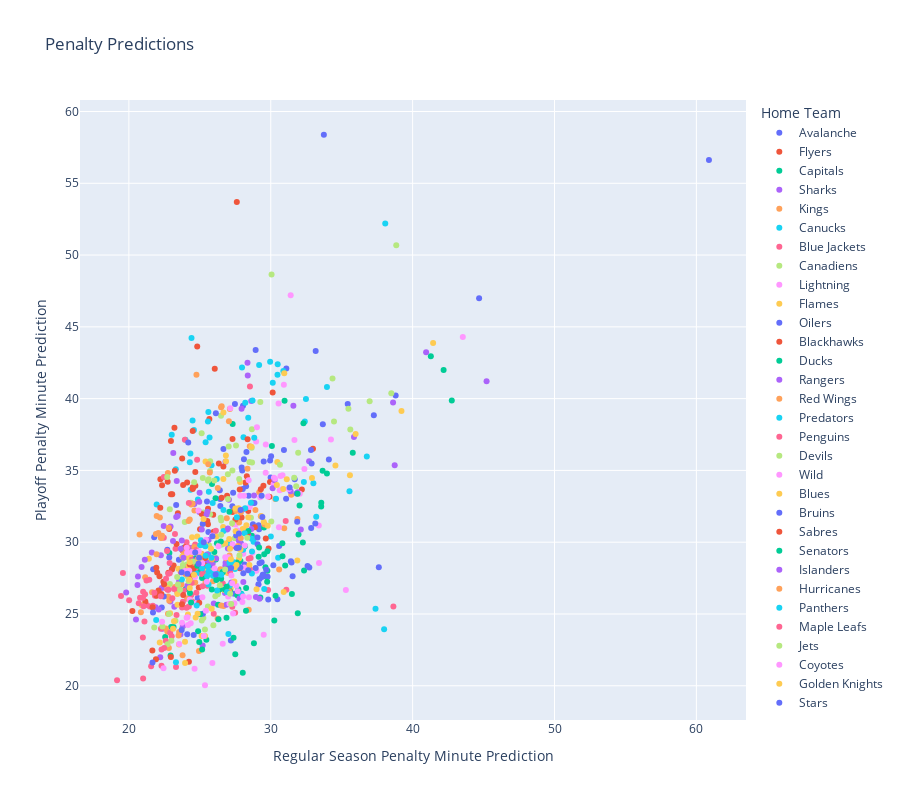

Here is the notebook cell this chart was saved with:
### Code cell
fig = px.scatter(df, x='penaltyMinutesRegularSeason', y='penaltyMinutesPlayoffs', color='homeTeam', title='Penalty Predictions', labels=labels, height=800)
fig.update_traces(showlegend=True)
fig.show()

### Figure 1 — Plotly figure (JSON) as saved in the notebook; plotly's stock layout.template omitted (floating-point values rounded to 4 significant figures)
{"data": [{"hovertemplate": "Home Team=Avalanche<br>Regular Season Penalty Minute Prediction=%{x}<br>Playoff Penalty Minute Prediction=%{y}<extra></extra>", "legendgroup": "Avalanche", "marker": {"color": "#636efa", "symbol": "circle"}, "mode": "markers", "name": "Avalanche", "orientation": "v", "showlegend": true, "type": "scatter", "x": [28.26, 29.15, 29.18, 30.03, 27.47, 28.11, 27.88, 31.1, 33.74, 29.95, 27.99, 29.99, 35.43, 26.67, 31.08, 25.37, 28.74, 27.95, 28.03, 27.29, 26.44, 28.44, 27.99, 26.41, 30.93, 25.61, 33.67, 27.35, 29.5, 28.05], "xaxis": "x", "y": [33.89, 31.17, 30.9, 35.99, 39.63, 35.77, 29.94, 42.09, 58.38, 35.69, 32.26, 34.51, 39.62, 36.49, 33.02, 27.9, 31.25, 35.2, 33.71, 32.51, 33.01, 33.24, 34.99, 33.62, 36.42, 30.7, 38.22, 33.45, 35.61, 39.51], "yaxis": "y"}, {"hovertemplate": "Home Team=Flyers<br>Regular Season Penalty Minute Prediction=%{x}<br>Playoff Penalty Minute Prediction=%{y}<extra></extra>", "legendgroup": "Flyers", "marker": {"color": "#EF553B", "symbol": "circle"}, "mode": "markers", "name": "Flyers", "orientation": "v", "showlegend": true, "type": "scatter", "x": [28.32, 28.88, 27.81, 22.16, 25.67, 27.82, 27.61, 30.14, 29.95, 27.31, 24.93, 32.98, 29.91, 24.69, 29.85, 26.28, 32.19, 25.58, 22.79, 28.7, 25.94, 28.41, 25.98, 26.54, 29.48, 22.43, 24.05, 25.53, 25.58, 28.22], "xaxis": "x", "y": [34.59, 31.04, 28.18, 27.63, 38.59, 33.68, 53.7, 40.42, 34.19, 32.11, 26.85, 36.51, 33.17, 33.93, 29.55, 26.5, 33.66, 32.33, 27.87, 32.74, 31.92, 32.17, 30.72, 33.09, 33.94, 27.25, 27.89, 31.48, 31.25, 34.16], "yaxis": "y"}, {"hovertemplate": "Home Team=Capitals<br>Regular Season Penalty Minute Prediction=%{x}<br>Playoff Penalty Minute Prediction=%{y}<extra></extra>", "legendgroup": "Capitals", "marker": {"color": "#00cc96", "symbol": "circle"}, "mode": "markers", "name": "Capitals", "orientation": "v", "showlegend": true, "type": "scatter", "x": [41.28, 33.55, 27.92, 24.01, 27.31, 24.71, 22.56, 29.54, 29.53, 25.51, 22.94, 35.78, 32.03, 22.85, 29.26, 30.25, 28.26, 24.96, 25.16, 33.66, 24.58, 22.98, 25.86, 26.21, 28.18, 23.15, 27.86, 24.88, 26.13, 24.64], "xaxis": "x", "y": [42.95, 32.48, 26.41, 26.73, 38.23, 28.88, 23.39, 29.15, 31.02, 27.91, 22.11, 36.24, 32.56, 29.25, 26.15, 24.54, 26.81, 28.77, 27.51, 34.98, 27.63, 24.09, 34.06, 29.93, 29.71, 24.09, 28.68, 28.01, 27.48, 29.43], "yaxis": "y"}, {"hovertemplate": "Home Team=Sharks<br>Regular Season Penalty Minute Prediction=%{x}<br>Playoff Penalty Minute Prediction=%{y}<extra></extra>", "legendgroup": "Sharks", "marker": {"color": "#ab63fa", "symbol": "circle"}, "mode": "markers", "name": "Sharks", "orientation": "v", "showlegend": true, "type": "scatter", "x": [26.07, 27.11, 26.78, 21.89, 28.62, 23.89, 22.38, 26.81, 28.63, 25.38, 23.63, 26.98, 26.81, 24.97, 29.21, 25.2, 25.98, 25.21, 23.13, 27.27, 26.93, 26.16, 40.95, 25.62, 27.12, 23.2, 31.91, 24.97, 45.21, 20.64], "xaxis": "x", "y": [30.46, 29.85, 26.46, 25.46, 39.83, 29.06, 23.97, 35.61, 30.91, 28.38, 23.57, 29.56, 28.57, 32.11, 26.06, 22.8, 25.74, 29.84, 36.21, 29.81, 30.88, 28.0, 43.23, 30.15, 29.74, 25.51, 33.47, 28.79, 41.22, 27.62], "yaxis": "y"}, {"hovertemplate": "Home Team=Kings<br>Regular Season Penalty Minute Prediction=%{x}<br>Playoff Penalty Minute Prediction=%{y}<extra></extra>", "legendgroup": "Kings", "marker": {"color": "#FFA15A", "symbol": "circle"}, "mode": "markers", "name": "Kings", "orientation": "v", "showlegend": true, "type": "scatter", "x": [27.4, 25.54, 26.68, 26.26, 27.05, 24.0, 22.71, 28.52, 29.57, 25.88, 22.82, 31.45, 30.95, 29.19, 28.45, 24.94, 23.5, 24.03, 24.68, 27.14, 23.7, 26.65, 24.56, 25.12, 27.1, 22.6, 25.93, 22.78, 22.91, 21.64], "xaxis": "x", "y": [31.27, 27.82, 25.55, 24.68, 38.43, 28.24, 23.78, 36.69, 31.23, 28.4, 22.64, 33.3, 30.97, 33.49, 25.29, 22.43, 23.5, 28.17, 27.19, 28.89, 27.06, 28.0, 28.35, 29.19, 29.08, 23.99, 27.28, 26.22, 26.03, 26.52], "yaxis": "y"}, {"hovertemplate": "Home Team=Canucks<br>Regular Season Penalty Minute Prediction=%{x}<br>Playoff Penalty Minute Prediction=%{y}<extra></extra>", "legendgroup": "Canucks", "marker": {"color": "#19d3f3", "symbol": "circle"}, "mode": "markers", "name": "Canucks", "orientation": "v", "showlegend": true, "type": "scatter", "x": [27.98, 25.41, 28.08, 32.4, 23.99, 23.02, 24.35, 38.07, 30.49, 25.57, 26.19, 25.69, 30.89, 29.18, 33.96, 25.64, 25.83, 24.42, 24.87, 30.14, 24.3, 24.34, 24.49, 29.96, 30.48, 23.31, 28.72, 21.96, 24.58, 25.6], "xaxis": "x", "y": [42.17, 36.96, 37.3, 38.41, 37.13, 37.48, 33.65, 52.2, 42.4, 38.4, 34.4, 37.3, 41.93, 42.35, 40.81, 33.51, 35.36, 44.23, 32.98, 41.11, 35.58, 36.18, 38.48, 42.57, 41.66, 35.08, 39.87, 32.63, 37.81, 39.07], "yaxis": "y"}, {"hovertemplate": "Home Team=Blue Jackets<br>Regular Season Penalty Minute Prediction=%{x}<br>Playoff Penalty Minute Prediction=%{y}<extra></extra>", "legendgroup": "Blue Jackets", "marker": {"color": "#FF6692", "symbol": "circle"}, "mode": "markers", "name": "Blue Jackets", "orientation": "v", "showlegend": true, "type": "scatter", "x": [24.07, 23.66, 25.98, 22.91, 21.47, 23.95, 20.99, 25.46, 23.97, 22.15, 22.6, 23.41, 24.71, 22.46, 21.0, 22.3, 27.03, 20.79, 21.69, 26.13, 21.84, 23.53, 19.45, 21.0, 22.62, 23.29, 25.15, 24.81, 21.26, 21.44], "xaxis": "x", "y": [30.0, 27.9, 25.02, 23.69, 25.52, 37.14, 23.36, 28.06, 27.97, 26.4, 23.13, 26.54, 28.21, 30.32, 20.5, 21.39, 27.86, 26.13, 25.56, 30.8, 26.27, 26.84, 26.25, 26.55, 26.79, 29.54, 27.79, 28.79, 25.63, 27.38], "yaxis": "y"}, {"hovertemplate": "Home Team=Canadiens<br>Regular Season Penalty Minute Prediction=%{x}<br>Playoff Penalty Minute Prediction=%{y}<extra></extra>", "legendgroup": "Canadiens", "marker": {"color": "#B6E880", "symbol": "circle"}, "mode": "markers", "name": "Canadiens", "orientation": "v", "showlegend": true, "type": "scatter", "x": [26.51, 24.12, 26.27, 25.25, 24.91, 25.13, 24.23, 27.55, 27.46, 24.13, 22.72, 25.68, 27.74, 25.27, 23.77, 25.57, 26.09, 35.47, 26.58, 26.08, 22.89, 27.85, 24.29, 24.52, 28.6, 21.79, 25.68, 25.66, 22.31, 23.75], "xaxis": "x", "y": [31.52, 28.47, 26.37, 24.73, 28.43, 37.58, 28.88, 36.73, 30.27, 27.64, 22.88, 27.97, 29.54, 32.07, 24.08, 25.51, 26.24, 39.29, 29.84, 28.93, 27.09, 30.22, 28.99, 29.47, 31.71, 24.05, 28.06, 29.77, 26.28, 28.82], "yaxis": "y"}, {"hovertemplate": "Home Team=Lightning<br>Regular Season Penalty Minute Prediction=%{x}<br>Playoff Penalty Minute Prediction=%{y}<extra></extra>", "legendgroup": "Lightning", "marker": {"color": "#FF97FF", "symbol": "circle"}, "mode": "markers", "name": "Lightning", "orientation": "v", "showlegend": true, "type": "scatter", "x": [31.67, 30.69, 35.29, 28.71, 27.86, 30.92, 29.65, 29.81, 30.19, 29.25, 32.05, 32.37, 43.54, 30.55, 28.89, 33.4, 29.13, 28.12, 27.51, 28.83, 30.22, 30.63, 28.97, 29.64, 30.83, 27.82, 30.81, 25.87, 28.53, 28.44], "xaxis": "x", "y": [37.12, 34.62, 26.67, 29.26, 31.7, 40.96, 36.8, 33.18, 34.04, 33.13, 33.37, 35.1, 44.29, 39.67, 28.02, 28.55, 27.0, 33.24, 31.23, 30.41, 34.49, 33.63, 37.01, 34.84, 34.66, 30.24, 33.69, 30.47, 32.44, 34.31], "yaxis": "y"}, {"hovertemplate": "Home Team=Flames<br>Regular Season Penalty Minute Prediction=%{x}<br>Playoff Penalty Minute Prediction=%{y}<extra></extra>", "legendgroup": "Flames", "marker": {"color": "#FECB52", "symbol": "circle"}, "mode": "markers", "name": "Flames", "orientation": "v", "showlegend": true, "type": "scatter", "x": [30.46, 28.28, 26.94, 35.58, 31.13, 30.95, 24.25, 24.16, 26.84, 41.44, 24.71, 27.77, 29.51, 27.84, 27.18, 23.53, 26.72, 27.73, 25.49, 28.14, 24.95, 25.52, 26.18, 26.64, 30.88, 20.91, 28.02, 25.03, 25.42, 24.82], "xaxis": "x", "y": [35.59, 31.18, 27.87, 34.66, 34.38, 41.77, 29.55, 24.95, 36.04, 43.87, 24.75, 28.87, 31.41, 34.19, 26.76, 22.87, 26.67, 32.36, 28.76, 30.83, 29.0, 28.19, 30.4, 31.05, 33.71, 25.61, 30.93, 29.17, 29.05, 30.4], "yaxis": "y"}, {"hovertemplate": "Home Team=Oilers<br>Regular Season Penalty Minute Prediction=%{x}<br>Playoff Penalty Minute Prediction=%{y}<extra></extra>", "legendgroup": "Oilers", "marker": {"color": "#636efa", "symbol": "circle"}, "mode": "markers", "name": "Oilers", "orientation": "v", "showlegend": true, "type": "scatter", "x": [26.45, 25.89, 24.85, 25.22, 25.46, 24.18, 21.71, 26.12, 33.17, 32.84, 27.56, 23.33, 31.69, 21.79, 27.42, 24.11, 28.15, 22.85, 25.31, 28.85, 23.11, 25.76, 23.87, 25.2, 24.41, 22.32, 22.46, 23.53, 23.04, 22.71], "xaxis": "x", "y": [32.52, 30.41, 26.12, 25.02, 30.04, 36.95, 28.12, 27.73, 43.31, 36.42, 30.47, 32.59, 34.38, 30.35, 26.42, 23.59, 28.45, 28.93, 29.8, 32.72, 28.29, 28.38, 29.61, 31.26, 28.84, 25.45, 26.21, 28.77, 28.14, 29.47], "yaxis": "y"}, {"hovertemplate": "Home Team=Blackhawks<br>Regular Season Penalty Minute Prediction=%{x}<br>Playoff Penalty Minute Prediction=%{y}<extra></extra>", "legendgroup": "Blackhawks", "marker": {"color": "#EF553B", "symbol": "circle"}, "mode": "markers", "name": "Blackhawks", "orientation": "v", "showlegend": true, "type": "scatter", "x": [23.76, 23.06, 25.14, 23.36, 22.21, 24.82, 22.74, 23.45, 26.05, 28.37, 22.96, 24.5, 26.66, 22.97, 24.23, 23.04, 29.3, 22.34, 23.21, 26.34, 24.11, 24.51, 26.92, 23.24, 24.68, 23.77, 24.5, 23.83, 23.15, 22.22], "xaxis": "x", "y": [35.82, 33.34, 31.96, 29.88, 32.41, 43.64, 34.21, 32.02, 42.09, 37.17, 33.34, 33.71, 35.27, 37.05, 21.67, 28.1, 33.69, 33.96, 37.98, 35.47, 34.15, 33.83, 33.24, 34.98, 34.89, 29.43, 33.77, 33.99, 28.37, 34.39], "yaxis": "y"}, {"hovertemplate": "Home Team=Ducks<br>Regular Season Penalty Minute Prediction=%{x}<br>Playoff Penalty Minute Prediction=%{y}<extra></extra>", "legendgroup": "Ducks", "marker": {"color": "#00cc96", "symbol": "circle"}, "mode": "markers", "name": "Ducks", "orientation": "v", "showlegend": true, "type": "scatter", "x": [29.77, 29.71, 42.76, 28.81, 29.77, 30.08, 26.79, 31.49, 26.11, 31.02, 27.72, 27.5, 28.26, 28.66, 31.9, 28.03, 25.46, 27.12, 24.88, 27.64, 31.96, 27.72, 29.63, 33.56, 26.88, 25.16, 32.35, 26.29, 26.32, 26.42], "xaxis": "x", "y": [29.38, 27.59, 39.87, 22.96, 28.0, 36.7, 26.7, 26.4, 33.07, 28.37, 28.32, 22.2, 25.22, 30.45, 25.05, 20.9, 23.2, 26.6, 23.79, 26.3, 30.53, 26.73, 28.25, 32.75, 24.74, 22.52, 28.04, 25.64, 24.64, 26.71], "yaxis": "y"}, {"hovertemplate": "Home Team=Rangers<br>Regular Season Penalty Minute Prediction=%{x}<br>Playoff Penalty Minute Prediction=%{y}<extra></extra>", "legendgroup": "Rangers", "marker": {"color": "#ab63fa", "symbol": "circle"}, "mode": "markers", "name": "Rangers", "orientation": "v", "showlegend": true, "type": "scatter", "x": [32.71, 27.74, 27.23, 26.88, 22.1, 27.94, 19.81, 27.8, 31.6, 28.41, 25.91, 22.21, 38.62, 22.94, 28.95, 23.81, 28.07, 22.31, 22.93, 27.91, 23.54, 38.74, 35.87, 25.98, 31.4, 24.13, 26.8, 30.13, 25.52, 24.43], "xaxis": "x", "y": [35.63, 30.11, 27.19, 25.64, 25.32, 39.3, 26.5, 26.09, 39.5, 30.48, 28.55, 21.98, 39.74, 31.09, 26.17, 24.16, 27.22, 26.81, 25.87, 29.85, 27.29, 35.35, 37.33, 28.82, 33.55, 26.07, 28.34, 33.75, 28.57, 29.61], "yaxis": "y"}, {"hovertemplate": "Home Team=Red Wings<br>Regular Season Penalty Minute Prediction=%{x}<br>Playoff Penalty Minute Prediction=%{y}<extra></extra>", "legendgroup": "Red Wings", "marker": {"color": "#FFA15A", "symbol": "circle"}, "mode": "markers", "name": "Red Wings", "orientation": "v", "showlegend": true, "type": "scatter", "x": [27.55, 27.02, 27.07, 26.5, 23.26, 27.12, 23.87, 25.4, 28.36, 29.3, 23.67, 23.54, 24.12, 26.46, 30.59, 23.78, 31.88, 23.92, 24.33, 27.89, 23.76, 27.68, 27.77, 26.9, 30.32, 22.76, 26.86, 24.1, 23.98, 23.91], "xaxis": "x", "y": [32.18, 29.99, 26.58, 25.59, 26.88, 39.27, 29.18, 27.22, 35.11, 31.81, 27.05, 23.75, 26.07, 28.11, 28.1, 22.12, 31.61, 27.92, 27.72, 30.29, 27.98, 29.73, 31.37, 31.67, 33.01, 25.01, 28.87, 28.3, 27.78, 29.55], "yaxis": "y"}, {"hovertemplate": "Home Team=Predators<br>Regular Season Penalty Minute Prediction=%{x}<br>Playoff Penalty Minute Prediction=%{y}<extra></extra>", "legendgroup": "Predators", "marker": {"color": "#19d3f3", "symbol": "circle"}, "mode": "markers", "name": "Predators", "orientation": "v", "showlegend": true, "type": "scatter", "x": [28.68, 26.63, 35.55, 37.38, 25.93, 28.41, 25.6, 27.12, 32.48, 27.16, 27.1, 27.02, 30.52, 30.0, 26.67, 27.48, 27.94, 24.6, 26.23, 33.01, 25.61, 26.21, 24.76, 27.08, 28.79, 21.92, 37.99, 28.2, 25.99, 26.67], "xaxis": "x", "y": [29.35, 27.93, 33.55, 25.37, 27.67, 38.67, 29.16, 27.01, 39.97, 28.42, 28.59, 23.6, 28.91, 30.4, 32.24, 28.14, 26.38, 27.87, 27.79, 34.11, 27.96, 26.63, 27.81, 29.96, 30.04, 24.59, 23.93, 32.36, 27.92, 30.78], "yaxis": "y"}, {"hovertemplate": "Home Team=Penguins<br>Regular Season Penalty Minute Prediction=%{x}<br>Playoff Penalty Minute Prediction=%{y}<extra></extra>", "legendgroup": "Penguins", "marker": {"color": "#FF6692", "symbol": "circle"}, "mode": "markers", "name": "Penguins", "orientation": "v", "showlegend": true, "type": "scatter", "x": [27.33, 27.13, 27.29, 38.64, 24.46, 24.81, 25.19, 23.25, 31.1, 28.58, 24.23, 23.32, 28.52, 25.53, 24.67, 28.44, 27.49, 23.87, 24.06, 26.62, 24.4, 29.81, 24.33, 24.43, 31.05, 22.49, 23.02, 23.81, 23.75, 23.18], "xaxis": "x", "y": [29.74, 27.92, 25.5, 25.52, 25.87, 35.74, 26.94, 30.58, 26.69, 28.9, 25.53, 21.3, 28.13, 26.97, 29.84, 28.85, 25.09, 26.64, 25.43, 27.12, 26.32, 26.66, 29.0, 27.16, 31.48, 22.64, 23.45, 25.86, 25.45, 26.74], "yaxis": "y"}, {"hovertemplate": "Home Team=Devils<br>Regular Season Penalty Minute Prediction=%{x}<br>Playoff Penalty Minute Prediction=%{y}<extra></extra>", "legendgroup": "Devils", "marker": {"color": "#B6E880", "symbol": "circle"}, "mode": "markers", "name": "Devils", "orientation": "v", "showlegend": true, "type": "scatter", "x": [34.35, 34.46, 30.65, 31.65, 25.57, 38.85, 22.88, 27.78, 30.06, 26.98, 26.02, 31.93, 28.68, 36.97, 26.49, 26.47, 26.36, 25.73, 24.37, 27.3, 25.21, 28.5, 24.6, 27.04, 28.66, 23.94, 25.72, 25.72, 25.62, 28.67], "xaxis": "x", "y": [41.4, 38.41, 35.4, 34.49, 34.28, 50.68, 32.29, 34.4, 48.65, 34.74, 34.29, 36.22, 35.56, 39.81, 38.8, 31.7, 29.79, 35.64, 32.74, 35.0, 34.47, 35.59, 34.17, 36.67, 36.58, 31.41, 31.95, 34.96, 34.38, 37.87], "yaxis": "y"}, {"hovertemplate": "Home Team=Wild<br>Regular Season Penalty Minute Prediction=%{x}<br>Playoff Penalty Minute Prediction=%{y}<extra></extra>", "legendgroup": "Wild", "marker": {"color": "#FF97FF", "symbol": "circle"}, "mode": "markers", "name": "Wild", "orientation": "v", "showlegend": true, "type": "scatter", "x": [28.06, 27.58, 33.39, 25.88, 24.36, 31.4, 24.29, 30.58, 27.85, 28.99, 25.43, 24.63, 27.44, 28.05, 24.13, 29.5, 25.36, 26.61, 24.74, 27.68, 24.13, 27.09, 25.18, 27.23, 27.0, 22.44, 28.0, 23.75, 28.14, 27.35], "xaxis": "x", "y": [29.19, 26.96, 31.15, 21.58, 24.36, 47.2, 25.99, 31.05, 33.24, 28.01, 25.22, 21.19, 25.74, 26.22, 27.98, 23.55, 20.03, 22.93, 25.72, 26.58, 24.77, 25.71, 26.16, 27.68, 26.22, 21.21, 25.83, 24.39, 28.24, 25.04], "yaxis": "y"}, {"hovertemplate": "Home Team=Blues<br>Regular Season Penalty Minute Prediction=%{x}<br>Playoff Penalty Minute Prediction=%{y}<extra></extra>", "legendgroup": "Blues", "marker": {"color": "#FECB52", "symbol": "circle"}, "mode": "markers", "name": "Blues", "orientation": "v", "showlegend": true, "type": "scatter", "x": [27.51, 27.08, 27.44, 25.84, 24.23, 26.67, 24.05, 27.83, 25.4, 29.35, 28.42, 25.37, 25.45, 32.9, 21.41, 30.91, 25.13, 28.5, 24.32, 26.85, 22.72, 23.43, 23.48, 25.41, 23.42, 22.91, 26.8, 24.23, 24.09, 23.77], "xaxis": "x", "y": [32.34, 30.22, 27.27, 25.37, 27.76, 39.04, 28.94, 29.61, 35.62, 31.8, 31.74, 23.47, 27.52, 34.47, 28.84, 26.53, 23.47, 28.4, 29.17, 35.64, 26.82, 25.63, 28.16, 29.81, 26.4, 25.04, 29.91, 28.3, 27.92, 29.0], "yaxis": "y"}, {"hovertemplate": "Home Team=Bruins<br>Regular Season Penalty Minute Prediction=%{x}<br>Playoff Penalty Minute Prediction=%{y}<extra></extra>", "legendgroup": "Bruins", "marker": {"color": "#636efa", "symbol": "circle"}, "mode": "markers", "name": "Bruins", "orientation": "v", "showlegend": true, "type": "scatter", "x": [29.36, 33.14, 32.72, 60.89, 29.14, 38.8, 26.94, 31.86, 44.68, 29.38, 30.18, 29.82, 31.47, 32.85, 31.83, 32.6, 30.47, 27.19, 30.59, 29.78, 29.44, 31.54, 28.94, 29.07, 29.21, 37.62, 31.42, 29.68, 29.47, 27.86], "xaxis": "x", "y": [28.61, 31.3, 28.24, 56.61, 27.07, 40.22, 28.16, 31.42, 47.0, 27.57, 28.39, 26.01, 28.58, 30.99, 33.4, 28.34, 26.02, 23.14, 29.73, 27.59, 27.72, 27.63, 28.2, 29.85, 27.43, 28.26, 28.67, 28.07, 27.74, 28.23], "yaxis": "y"}, {"hovertemplate": "Home Team=Sabres<br>Regular Season Penalty Minute Prediction=%{x}<br>Playoff Penalty Minute Prediction=%{y}<extra></extra>", "legendgroup": "Sabres", "marker": {"color": "#EF553B", "symbol": "circle"}, "mode": "markers", "name": "Sabres", "orientation": "v", "showlegend": true, "type": "scatter", "x": [25.02, 27.51, 24.96, 23.74, 24.3, 24.5, 21.99, 23.83, 27.31, 25.38, 21.95, 21.66, 25.38, 28.39, 22.84, 21.91, 22.96, 29.65, 22.48, 22.29, 24.55, 24.49, 20.25, 23.99, 27.95, 21.67, 24.41, 21.16, 22.09, 21.93], "xaxis": "x", "y": [30.9, 31.57, 25.78, 25.67, 28.44, 37.75, 27.89, 26.32, 37.19, 28.89, 26.26, 22.46, 28.38, 30.66, 30.91, 21.85, 22.0, 30.26, 27.07, 26.39, 28.14, 27.65, 25.21, 29.67, 31.72, 25.47, 27.6, 25.86, 26.63, 28.22], "yaxis": "y"}, {"hovertemplate": "Home Team=Senators<br>Regular Season Penalty Minute Prediction=%{x}<br>Playoff Penalty Minute Prediction=%{y}<extra></extra>", "legendgroup": "Senators", "marker": {"color": "#00cc96", "symbol": "circle"}, "mode": "markers", "name": "Senators", "orientation": "v", "showlegend": true, "type": "scatter", "x": [26.12, 33.96, 29.75, 30.83, 24.39, 30.98, 26.02, 30.82, 32.31, 25.84, 27.6, 24.96, 29.15, 26.89, 27.09, 30.34, 27.38, 32.26, 26.48, 26.16, 29.18, 25.4, 31.89, 28.43, 26.5, 25.03, 42.18, 24.31, 26.6, 24.83], "xaxis": "x", "y": [28.79, 34.78, 27.24, 29.02, 25.8, 39.85, 29.31, 29.93, 38.28, 26.71, 28.59, 23.04, 28.98, 26.9, 32.12, 26.27, 23.35, 29.98, 30.05, 27.36, 29.63, 27.5, 33.37, 30.77, 27.45, 24.97, 41.99, 26.45, 27.9, 28.35], "yaxis": "y"}, {"hovertemplate": "Home Team=Islanders<br>Regular Season Penalty Minute Prediction=%{x}<br>Playoff Penalty Minute Prediction=%{y}<extra></extra>", "legendgroup": "Islanders", "marker": {"color": "#ab63fa", "symbol": "circle"}, "mode": "markers", "name": "Islanders", "orientation": "v", "showlegend": true, "type": "scatter", "x": [24.99, 26.15, 24.62, 24.13, 23.11, 28.36, 22.46, 23.84, 28.38, 27.05, 30.27, 20.5, 25.14, 28.82, 23.37, 32.12, 24.96, 25.51, 23.34, 22.25, 25.47, 21.62, 26.98, 23.73, 25.54, 20.61, 23.66, 21.12, 20.89, 23.43], "xaxis": "x", "y": [33.45, 28.87, 32.65, 26.97, 30.09, 42.5, 31.13, 28.92, 41.62, 32.96, 34.32, 24.62, 30.88, 33.25, 34.26, 30.88, 32.81, 29.14, 31.75, 29.08, 31.93, 29.29, 30.96, 30.12, 32.11, 27.02, 29.53, 28.77, 28.27, 31.82], "yaxis": "y"}, {"hovertemplate": "Home Team=Hurricanes<br>Regular Season Penalty Minute Prediction=%{x}<br>Playoff Penalty Minute Prediction=%{y}<extra></extra>", "legendgroup": "Hurricanes", "marker": {"color": "#FFA15A", "symbol": "circle"}, "mode": "markers", "name": "Hurricanes", "orientation": "v", "showlegend": true, "type": "scatter", "x": [25.7, 24.39, 25.6, 23.73, 27.89, 24.76, 21.96, 21.95, 26.54, 26.27, 22.81, 20.85, 24.21, 26.5, 22.75, 25.85, 22.85, 24.61, 22.19, 22.25, 24.62, 21.91, 24.29, 22.34, 24.49, 21.15, 28.92, 22.28, 22.08, 20.75], "xaxis": "x", "y": [34.85, 32.62, 35.42, 28.1, 32.07, 41.66, 31.82, 29.17, 39.47, 33.77, 31.0, 25.12, 31.47, 39.4, 34.83, 28.8, 25.92, 29.66, 31.72, 30.33, 32.21, 30.58, 31.57, 30.45, 32.68, 27.56, 32.25, 30.29, 30.63, 30.53], "yaxis": "y"}, {"hovertemplate": "Home Team=Panthers<br>Regular Season Penalty Minute Prediction=%{x}<br>Playoff Penalty Minute Prediction=%{y}<extra></extra>", "legendgroup": "Panthers", "marker": {"color": "#19d3f3", "symbol": "circle"}, "mode": "markers", "name": "Panthers", "orientation": "v", "showlegend": true, "type": "scatter", "x": [28.6, 28.16, 28.67, 33.2, 25.17, 28.2, 25.03, 26.51, 28.84, 25.52, 30.37, 26.92, 25.61, 27.33, 25.91, 29.54, 23.32, 36.77, 25.39, 25.57, 32.33, 25.41, 28.05, 28.67, 27.61, 24.78, 28.06, 23.74, 25.82, 25.08], "xaxis": "x", "y": [32.75, 30.62, 27.82, 31.76, 28.19, 39.72, 29.78, 27.73, 37.28, 27.64, 33.03, 26.54, 27.06, 28.62, 32.73, 26.74, 21.63, 35.97, 29.71, 28.33, 34.2, 29.06, 29.59, 30.24, 31.74, 25.58, 29.47, 27.39, 28.92, 30.13], "yaxis": "y"}, {"hovertemplate": "Home Team=Maple Leafs<br>Regular Season Penalty Minute Prediction=%{x}<br>Playoff Penalty Minute Prediction=%{y}<extra></extra>", "legendgroup": "Maple Leafs", "marker": {"color": "#FF6692", "symbol": "circle"}, "mode": "markers", "name": "Maple Leafs", "orientation": "v", "showlegend": true, "type": "scatter", "x": [22.69, 20.7, 23.36, 22.26, 21.8, 28.53, 19.58, 23.06, 22.47, 24.75, 22.62, 19.17, 22.79, 23.82, 24.23, 22.3, 21.57, 24.76, 21.24, 21.03, 21.1, 20.99, 22.25, 20.02, 24.14, 22.88, 22.73, 21.14, 22.78, 22.87], "xaxis": "x", "y": [29.38, 25.75, 24.94, 23.96, 26.48, 40.84, 27.85, 26.1, 34.55, 29.45, 27.45, 20.39, 26.69, 28.26, 32.72, 22.53, 21.35, 26.47, 27.33, 25.55, 24.47, 26.13, 26.24, 25.95, 29.66, 27.84, 26.68, 26.37, 27.8, 28.55], "yaxis": "y"}, {"hovertemplate": "Home Team=Jets<br>Regular Season Penalty Minute Prediction=%{x}<br>Playoff Penalty Minute Prediction=%{y}<extra></extra>", "legendgroup": "Jets", "marker": {"color": "#B6E880", "symbol": "circle"}, "mode": "markers", "name": "Jets", "orientation": "v", "showlegend": true, "type": "scatter", "x": [27.27, 35.61, 27.14, 27.21, 23.61, 29.27, 23.81, 23.28, 22.7, 28.35, 24.21, 23.0, 26.79, 27.8, 26.98, 25.36, 25.96, 25.14, 23.78, 26.41, 38.5, 23.46, 30.04, 24.52, 23.4, 31.79, 22.36, 25.05, 22.82, 26.51], "xaxis": "x", "y": [31.32, 37.85, 26.41, 25.69, 26.68, 39.77, 28.4, 24.53, 34.54, 30.3, 27.28, 23.14, 28.1, 29.08, 33.01, 23.91, 24.22, 24.55, 28.16, 27.0, 40.37, 27.05, 31.44, 28.66, 27.57, 33.89, 24.13, 28.57, 25.0, 30.51], "yaxis": "y"}, {"hovertemplate": "Home Team=Coyotes<br>Regular Season Penalty Minute Prediction=%{x}<br>Playoff Penalty Minute Prediction=%{y}<extra></extra>", "legendgroup": "Coyotes", "marker": {"color": "#FF97FF", "symbol": "circle"}, "mode": "markers", "name": "Coyotes", "orientation": "v", "showlegend": true, "type": "scatter", "x": [30.3, 34.24, 24.07, 23.55, 26.31, 27.15, 24.1, 25.49, 29.03, 31.28, 25.17, 24.17, 27.0, 28.17, 24.9, 28.46, 25.28, 27.29, 24.45, 27.65, 27.3, 23.95, 26.8, 24.92, 25.44, 24.67, 22.34, 26.04, 24.26, 24.08], "xaxis": "x", "y": [34.43, 37.16, 24.74, 22.91, 29.72, 39.33, 29.26, 27.24, 38.0, 33.71, 28.52, 24.23, 28.95, 29.76, 32.21, 26.16, 23.46, 27.14, 29.31, 30.81, 29.85, 27.99, 28.96, 29.35, 30.18, 27.57, 24.46, 28.17, 28.01, 29.61], "yaxis": "y"}, {"hovertemplate": "Home Team=Golden Knights<br>Regular Season Penalty Minute Prediction=%{x}<br>Playoff Penalty Minute Prediction=%{y}<extra></extra>", "legendgroup": "Golden Knights", "marker": {"color": "#FECB52", "symbol": "circle"}, "mode": "markers", "name": "Golden Knights", "orientation": "v", "showlegend": true, "type": "scatter", "x": [30.43, 27.63, 29.0, 35.98, 22.18, 26.66, 24.29, 23.11, 28.64, 29.79, 24.29, 23.96, 27.46, 34.56, 25.26, 31.87, 23.96, 24.84, 24.91, 27.13, 27.19, 24.27, 39.21, 27.53, 25.79, 27.87, 23.18, 27.59, 24.59, 24.45], "xaxis": "x", "y": [33.99, 29.61, 26.72, 37.53, 23.01, 34.4, 28.61, 23.96, 36.65, 31.14, 26.82, 23.06, 28.25, 35.35, 31.61, 28.73, 21.59, 25.02, 28.83, 29.55, 28.8, 27.38, 39.14, 30.75, 29.54, 29.49, 24.5, 28.41, 27.73, 30.34], "yaxis": "y"}, {"hovertemplate": "Home Team=Stars<br>Regular Season Penalty Minute Prediction=%{x}<br>Playoff Penalty Minute Prediction=%{y}<extra></extra>", "legendgroup": "Stars", "marker": {"color": "#636efa", "symbol": "circle"}, "mode": "markers", "name": "Stars", "orientation": "v", "showlegend": true, "type": "scatter", "x": [28.29, 27.76, 28.41, 24.57, 24.12, 26.13, 27.87, 26.11, 28.94, 29.41, 31.33, 23.72, 27.75, 37.27, 25.51, 29.21, 21.67, 28.07, 24.95, 27.21, 34.1, 23.72, 27.6, 24.67, 25.27, 32.88, 21.7, 29.06, 29.36, 24.91], "xaxis": "x", "y": [36.28, 30.6, 28.05, 23.54, 27.79, 38.99, 32.24, 27.75, 43.38, 31.75, 33.81, 23.89, 29.62, 38.85, 32.84, 28.53, 21.61, 27.83, 28.91, 28.21, 35.76, 27.91, 29.6, 29.29, 30.0, 35.49, 25.11, 30.33, 33.23, 28.5], "yaxis": "y"}], "layout": {"height": 800, "legend": {"title": {"text": "Home Team"}, "tracegroupgap": 0}, "title": {"text": "Penalty Predictions"}, "xaxis": {"anchor": "y", "domain": [0, 1], "title": {"text": "Regular Season Penalty Minute Prediction"}}, "yaxis": {"anchor": "x", "domain": [0, 1], "title": {"text": "Playoff Penalty Minute Prediction"}}}}
